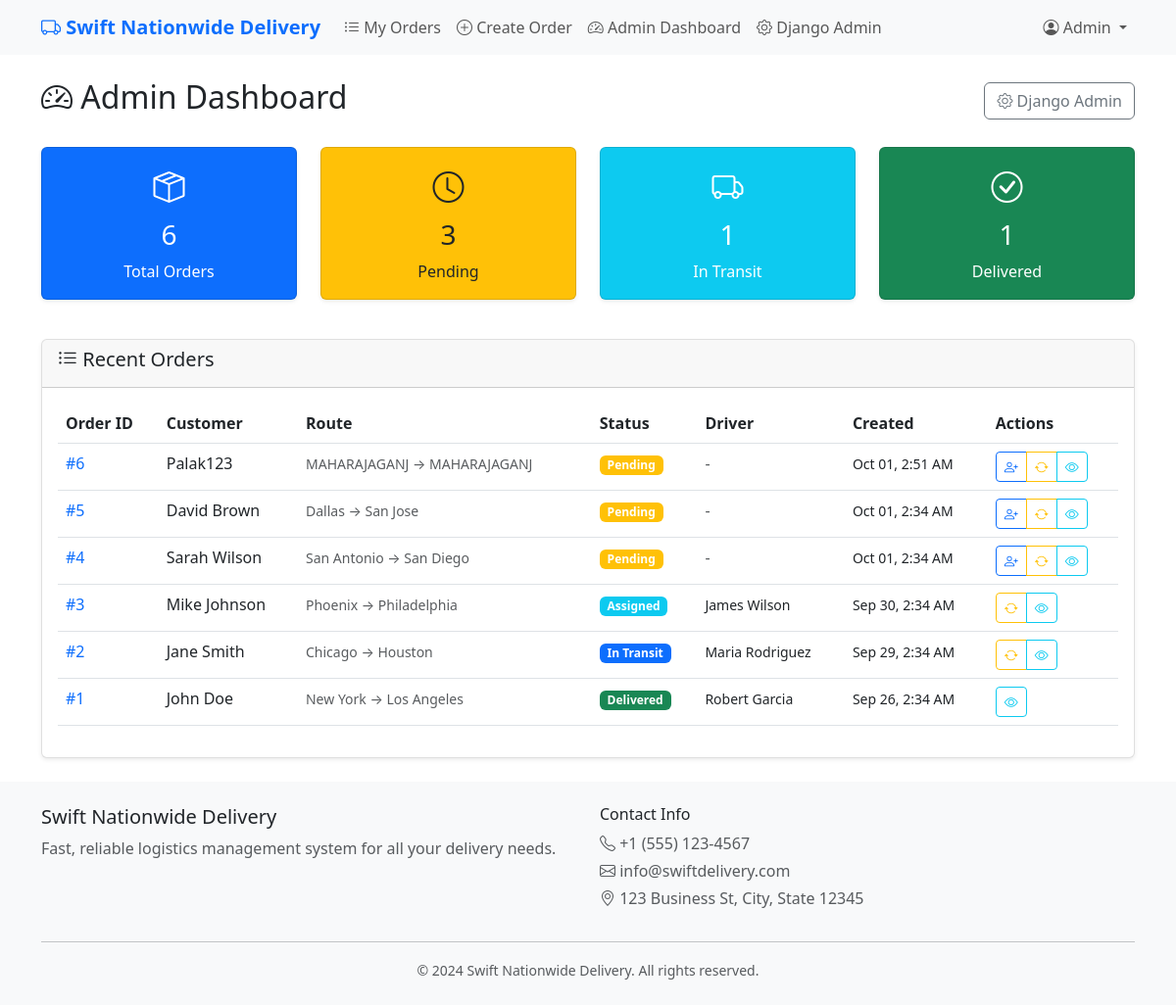
The page /dashboard/ (signed in) on the database its author committed.
### delivery/models.py (models this page shows, shortened)
class Order(models.Model):
    customer = models.ForeignKey(Customer, on_delete=models.CASCADE)
    pickup_address = models.ForeignKey(Address, related_name='pickup_orders', on_delete=models.CASCADE)
    delivery_address = models.ForeignKey(Address, related_name='delivery_orders', on_delete=models.CASCADE)
    contact_name = models.CharField(max_length=100)
    contact_phone = models.CharField(max_length=20)
    created_at = models.DateTimeField(default=timezone.now)
    status = models.CharField(max_length=20, choices=ORDER_STATUS, default='PENDING')
    assigned_driver = models.ForeignKey(Driver, null=True, blank=True, on_delete=models.SET_NULL)
    expected_delivery = models.DateTimeField(null=True, blank=True)

class Customer(models.Model):
    user = models.OneToOneField(User, on_delete=models.CASCADE)
    phone = models.CharField(max_length=20)
    def __str__(self):
        return self.user.get_full_name() or self.user.username

class Address(models.Model):
    customer = models.ForeignKey(Customer, on_delete=models.CASCADE)
    street = models.CharField(max_length=255)
    city = models.CharField(max_length=100)
    state = models.CharField(max_length=100)
    pincode = models.CharField(max_length=20)

class Driver(models.Model):
    name = models.CharField(max_length=100)
    phone = models.CharField(max_length=20)
    vehicle_number = models.CharField(max_length=50, blank=True)
    is_active = models.BooleanField(default=True)
    current_lat = models.DecimalField(max_digits=9, decimal_places=6, null=True, blank=True)
    current_lng = models.DecimalField(max_digits=9, decimal_places=6, null=True, blank=True)

### delivery/views.py (the view)
# urls.py: path('dashboard/', views.dashboard, name='dashboard'),
@login_required
def dashboard(request):
    if not request.user.is_staff:
        return redirect('order_list')
    orders = Order.objects.all().order_by('-created_at')[:50]
    drivers = Driver.objects.filter(is_active=True)
    total_orders = Order.objects.count()
    pending_orders = Order.objects.filter(status='PENDING').count()
    in_transit_orders = Order.objects.filter(status='IN_TRANSIT').count()
    delivered_orders = Order.objects.filter(status='DELIVERED').count()
    context = {
        'orders': orders,
        'drivers': drivers,
        'total_orders': total_orders,
        'pending_orders': pending_orders,
        'in_transit_orders': in_transit_orders,
        'delivered_orders': delivered_orders,
    }
    return render(request, 'delivery/admin/dashboard.html', context)

### delivery/templates/delivery/admin/dashboard.html (shortened to what this page needs)
{% extends 'delivery/base.html' %}
{% block content %}
<div class="d-flex justify-content-between align-items-center mb-4">
    <h2><i class="bi bi-speedometer2"></i> Admin Dashboard</h2>
    <a href="/admin/" class="btn btn-outline-secondary">
        <i class="bi bi-gear"></i> Django Admin
    </a>
</div>
<div class="row mb-4">
    <div class="col-lg-3 col-md-6 mb-3">
        <div class="card text-center bg-primary text-white">
            <div class="card-body">
                <i class="bi bi-box-seam" style="font-size: 2rem;"></i>
                <h3 class="mt-2">{{ total_orders }}</h3>
                <p class="mb-0">Total Orders</p>
            </div>
        </div>
    </div>
    <div class="col-lg-3 col-md-6 mb-3">
        <div class="card text-center bg-warning text-dark">
            <div class="card-body">
                <i class="bi bi-clock" style="font-size: 2rem;"></i>
                <h3 class="mt-2">{{ pending_orders }}</h3>
                <p class="mb-0">Pending</p>
            </div>
        </div>
    </div>
    <div class="col-lg-3 col-md-6 mb-3">
        <div class="card text-center bg-info text-white">
            <div class="card-body">
                <i class="bi bi-truck" style="font-size: 2rem;"></i>
                <h3 class="mt-2">{{ in_transit_orders }}</h3>
                <p class="mb-0">In Transit</p>
            </div>
        </div>
    </div>
    <div class="col-lg-3 col-md-6 mb-3">
        <div class="card text-center bg-success text-white">
            <div class="card-body">
                <i class="bi bi-check-circle" style="font-size: 2rem;"></i>
                <h3 class="mt-2">{{ delivered_orders }}</h3>
                <p class="mb-0">Delivered</p>
            </div>
        </div>
    </div>
</div>
<div class="card">
    <div class="card-header">
        <h5><i class="bi bi-list-ul"></i> Recent Orders</h5>
    </div>
    <div class="card-body">
        {% if orders %}
            <div class="table-responsive">
                <table class="table table-hover">
                    <thead>
                        <tr>
                            <th>Order ID</th>
                            <th>Customer</th>
                            <th>Route</th>
                            <th>Status</th>
                            <th>Driver</th>
                            <th>Created</th>
                            <th>Actions</th>
                        </tr>
                    </thead>
                    <tbody>
                        {% for order in orders %}
                        <tr>
                            <td>
                                <a href="{% url 'order_detail' order.id %}" class="text-decoration-none">
                                    #{{ order.id }}
                                </a>
                            </td>
                            <td>{{ order.customer }}</td>
                            <td>
                                <small class="text-muted">
                                    {{ order.pickup_address.city }} → {{ order.delivery_address.city }}
                                </small>
                            </td>
                            <td>
                                {% if order.status == 'PENDING' %}
                                    <span class="badge bg-warning">{{ order.get_status_display }}</span>
                                {% elif order.status == 'ASSIGNED' %}
                                    <span class="badge bg-info">{{ order.get_status_display }}</span>
                                {% elif order.status == 'IN_TRANSIT' %}
                                    <span class="badge bg-primary">{{ order.get_status_display }}</span>
                                {% elif order.status == 'DELIVERED' %}
                                    <span class="badge bg-success">{{ order.get_status_display }}</span>
                                {% elif order.status == 'CANCELLED' %}
                                    <span class="badge bg-danger">{{ order.get_status_display }}</span>
                                {% endif %}
                            </td>
                            <td>
                                {% if order.assigned_driver %}
                                    <small>{{ order.assigned_driver.name }}</small>
                                {% else %}
                                    <span class="text-muted">-</span>
                                {% endif %}
                            </td>
                            <td>
                                <small>{{ order.created_at|date:"M d, g:i A" }}</small>
                            </td>
                            <td>
                                <div class="btn-group btn-group-sm" role="group">
                                    {% if order.status == 'PENDING' and drivers %}
                                        <button class="btn btn-outline-primary btn-sm"
                                                data-bs-toggle="modal"
                                                data-bs-target="#assignDriverModal{{ order.id }}">
                                            <i class="bi bi-person-plus"></i>
                                        </button>
                                    {% endif %}
                                    {% if order.status != 'DELIVERED' and order.status != 'CANCELLED' %}
                                        <button class="btn btn-outline-warning btn-sm"
                                                data-bs-toggle="modal"
                                                data-bs-target="#updateStatusModal{{ order.id }}">
                                            <i class="bi bi-arrow-repeat"></i>
                                        </button>
                                    {% endif %}
                                    <a href="{% url 'order_detail' order.id %}" class="btn btn-outline-info btn-sm">
                                        <i class="bi bi-eye"></i>
                                    </a>
                                </div>
                            </td>
                        </tr>
                        {% endfor %}
                    </tbody>
                </table>
            </div>
        {% else %}
            <div class="text-center py-4">
                <i class="bi bi-inbox" style="font-size: 3rem; color: #dee2e6;"></i>
                <h5 class="mt-3 text-muted">No Orders Found</h5>
                <p class="text-muted">Orders will appear here once customers start placing them.</p>
            </div>
        {% endif %}
    </div>
</div>
{% endblock %}

### delivery/templates/delivery/base.html (shortened to what this page needs)
<!doctype html>
<html lang="en">
<head>
    <link href="https://cdn.jsdelivr.net/npm/bootstrap@5.3.0/dist/css/bootstrap.min.css" rel="stylesheet">
    <link href="https://cdn.jsdelivr.net/npm/bootstrap-icons@1.7.2/font/bootstrap-icons.css" rel="stylesheet">
</head>
<body class="min-height-100">
    <nav class="navbar navbar-expand-lg navbar-light bg-light mb-4">
        <div class="container">
            <a class="navbar-brand" href="{% url 'home' %}">
                <i class="bi bi-truck"></i> Swift Nationwide Delivery
            </a>
            <div class="collapse navbar-collapse" id="navbarNav">
                <ul class="navbar-nav me-auto">
                    {% if user.is_authenticated %}
                        <li class="nav-item">
                            <a class="nav-link" href="{% url 'order_list' %}">
                                <i class="bi bi-list-ul"></i> My Orders
                            </a>
                        </li>
                        <li class="nav-item">
                            <a class="nav-link" href="{% url 'order_create' %}">
                                <i class="bi bi-plus-circle"></i> Create Order
                            </a>
                        </li>
                        {% if user.is_staff %}
                            <li class="nav-item">
                                <a class="nav-link" href="{% url 'dashboard' %}">
                                    <i class="bi bi-speedometer2"></i> Admin Dashboard
                                </a>
                            </li>
                            <li class="nav-item">
                                <a class="nav-link" href="/admin/">
                                    <i class="bi bi-gear"></i> Django Admin
                                </a>
                            </li>
                        {% endif %}
                    {% endif %}
                </ul>
                <ul class="navbar-nav">
                    {% if user.is_authenticated %}
                        <li class="nav-item dropdown">
                            <a class="nav-link dropdown-toggle" href="#" id="navbarDropdown" role="button" data-bs-toggle="dropdown">
                                <i class="bi bi-person-circle"></i> {{ user.first_name|default:user.username }}
                            </a>
                        </li>
                    {% endif %}
                </ul>
            </div>
        </div>
    </nav>
    <main class="container flex-grow-1">
        {% block content %}{% endblock %}
    </main>
    <footer class="bg-light py-4 mt-4">
        <div class="container">
            <div class="row">
                <div class="col-md-6">
                    <h5>Swift Nationwide Delivery</h5>
                    <p class="text-muted">Fast, reliable logistics management system for all your delivery needs.</p>
                </div>
                <div class="col-md-6">
                    <h6>Contact Info</h6>
                    <p class="text-muted mb-1"><i class="bi bi-telephone"></i> +1 (555) 123-4567</p>
                    <p class="text-muted mb-1"><i class="bi bi-envelope"></i> info@swiftdelivery.com</p>
                    <p class="text-muted"><i class="bi bi-geo-alt"></i> 123 Business St, City, State 12345</p>
                </div>
            </div>
            <hr>
            <div class="text-center text-muted">
                <small>&copy; 2024 Swift Nationwide Delivery. All rights reserved.</small>
            </div>
        </div>
    </footer>
</body>
</html>

### delivery/templates/delivery/base.html (style rules this page uses)
.navbar-brand { font-weight: bold; color: #0d6efd !important; }
.card { box-shadow: 0 0.125rem 0.25rem rgba(0, 0, 0, 0.075); border: 1px solid rgba(0, 0, 0, 0.125); }
footer { background-color: #f8f9fa; margin-top: auto; }
.min-height-100 { min-height: 100vh; display: flex; flex-direction: column; }

### rows shown on the page
Order: id "6", customer "Palak123", pickup_address.city "MAHARAJAGANJ", delivery_address.city "MAHARAJAGANJ", status "Pending", created_at "Oct 01, 2:51 AM"
Order: id "5", customer "David Brown", pickup_address.city "Dallas", delivery_address.city "San Jose", status "Pending", created_at "Oct 01, 2:34 AM"
Order: id "4", customer "Sarah Wilson", pickup_address.city "San Antonio", delivery_address.city "San Diego", status "Pending", created_at "Oct 01, 2:34 AM"
Order: id "3", customer "Mike Johnson", pickup_address.city "Phoenix", delivery_address.city "Philadelphia", status "Assigned", assigned_driver.name "James Wilson", created_at "Sep 30, 2:34 AM"
Order: id "2", customer "Jane Smith", pickup_address.city "Chicago", delivery_address.city "Houston", status "In Transit", assigned_driver.name "Maria Rodriguez", created_at "Sep 29, 2:34 AM"
Order: id "1", customer "John Doe", pickup_address.city "New York", delivery_address.city "Los Angeles", status "Delivered", assigned_driver.name "Robert Garcia", created_at "Sep 26, 2:34 AM"

### other values the page prints
{{ user.first_name|default:user.username }} "Admin"
{{ total_orders }} "6"
{{ pending_orders }} "3"
{{ in_transit_orders }} "1"
{{ delivered_orders }} "1"
